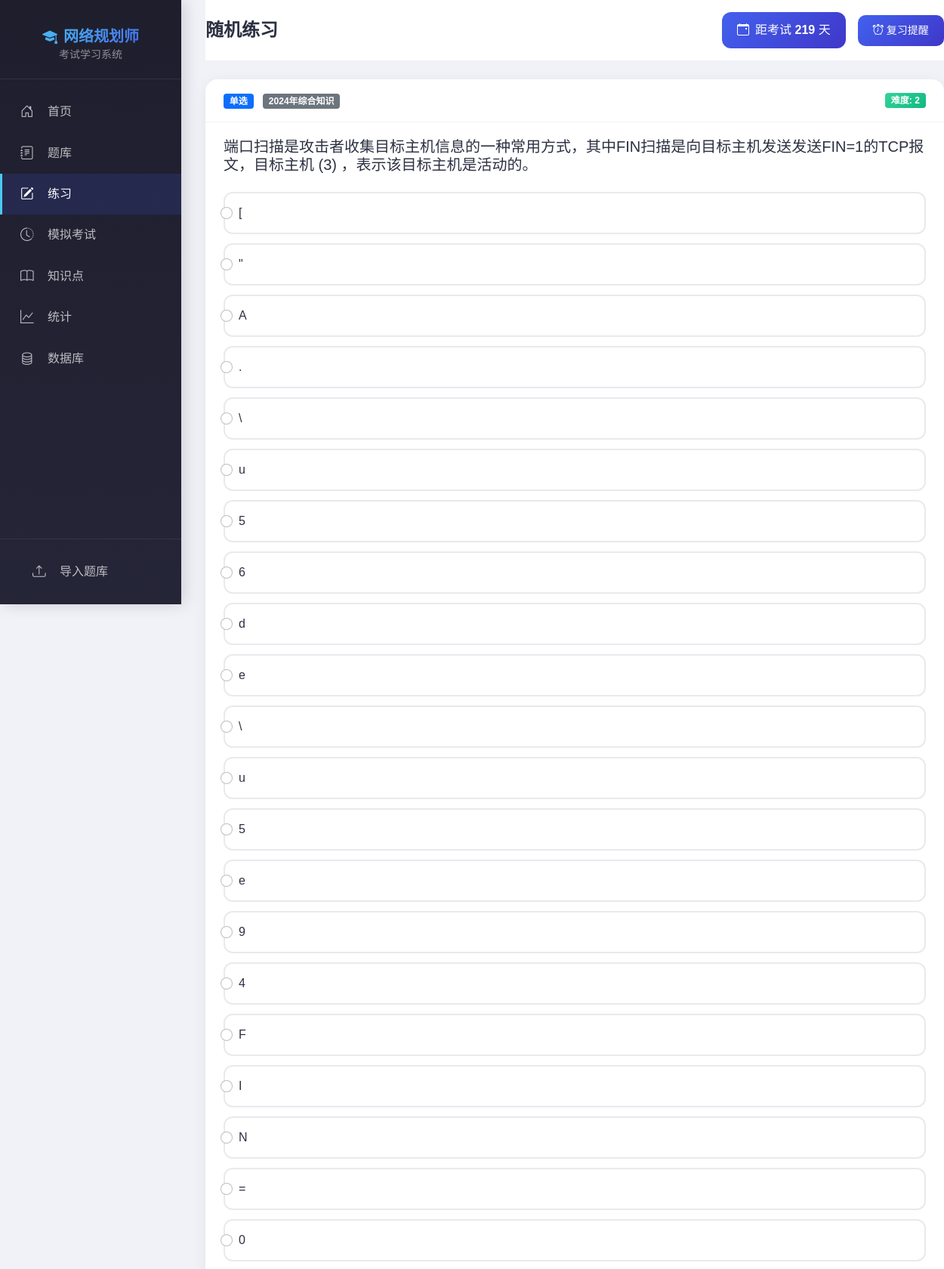
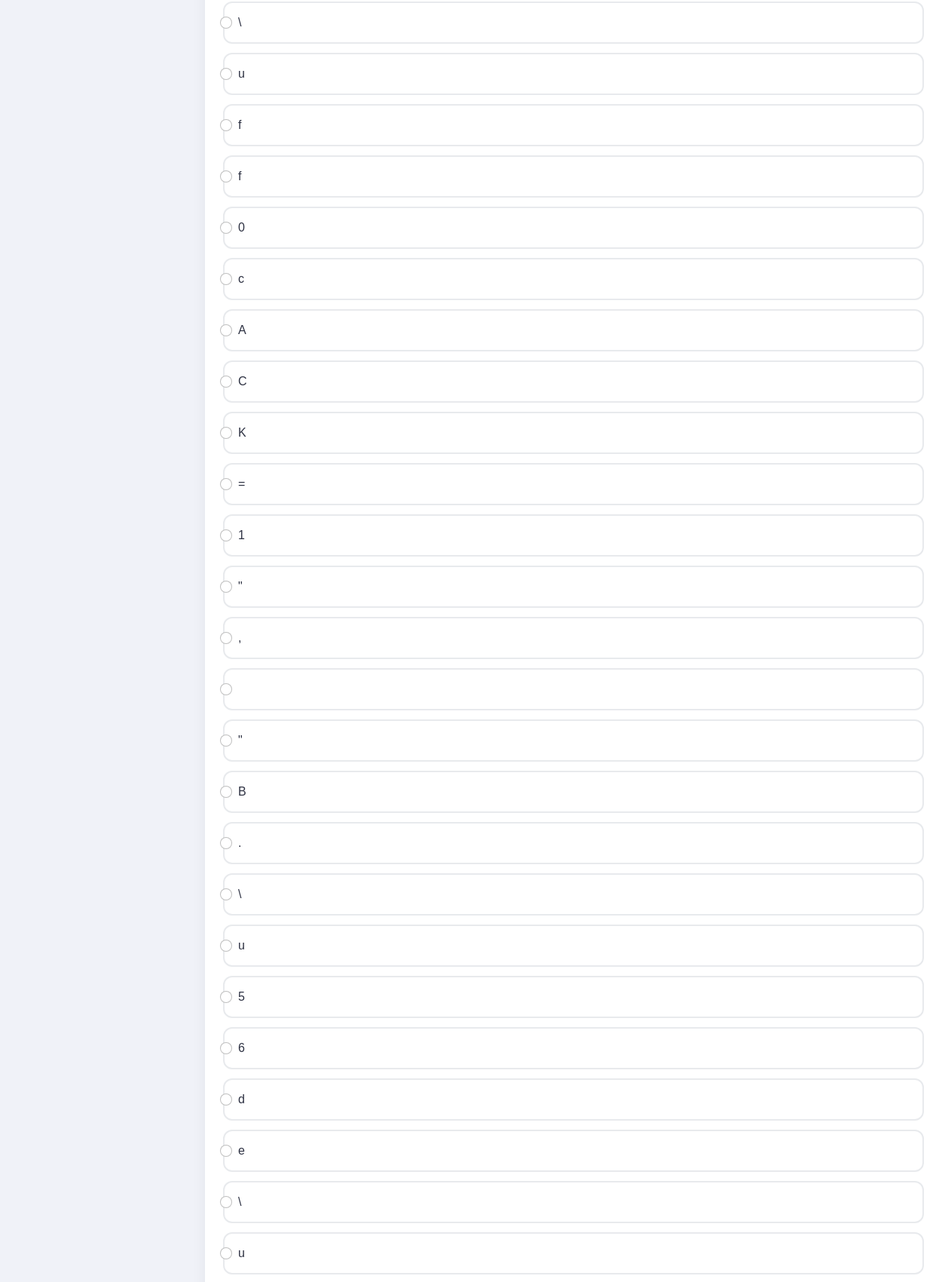
Page /practice/single (upper part) on the committed database (2 pictures, top to bottom).
### app.py (models this page shows, shortened)
class Question(db.Model):
    __tablename__ = 'question'
    id = db.Column(db.Integer, primary_key=True)
    question_type = db.Column(db.String(20), nullable=False, index=True)  # single/multi/judge/case/essay
    content = db.Column(db.Text, nullable=False)
    options = db.Column(db.Text)
    answer = db.Column(db.Text, nullable=False)
    explanation = db.Column(db.Text)
    difficulty = db.Column(db.Integer, default=1)
    category = db.Column(db.String(50), index=True)
    tags = db.Column(db.String(200))
    created_at = db.Column(db.DateTime, default=datetime.utcnow)
    updated_at = db.Column(db.DateTime, default=datetime.utcnow, onupdate=datetime.utcnow)
    ease_factor = db.Column(db.Float, default=2.5)
    interval = db.Column(db.Integer, default=0, index=True)
    repetitions = db.Column(db.Integer, default=0, index=True)
    next_review = db.Column(db.DateTime, default=datetime.utcnow, index=True)
    last_review = db.Column(db.DateTime)
    _options_cache = None

### app.py (the view)
@app.route('/practice/single')
def practice_single():
    qid = request.args.get('qid', type=int)
    if qid:
        question = Question.query.get_or_404(qid)
    else:
        question = Question.query.order_by(db.func.random()).first()
        if not question:
            flash('题库为空，请先导入题目', 'warning')
            return redirect(url_for('questions'))
    return render_template('practice_single.html', question=question)

### templates/practice_single.html (shortened to what this page needs)
{% extends "base.html" %}
{% block page_title %}随机练习{% endblock %}
{% block content %}
<div class="card">
    <div class="card-header d-flex justify-content-between align-items-center">
        <span>
            <span class="badge bg-{{ 'primary' if question.question_type == 'single' else 'info' if question.question_type == 'multi' else 'warning' }}">
                {{ '单选' if question.question_type == 'single' else '多选' if question.question_type == 'multi' else '判断' }}
            </span>
            <span class="badge bg-secondary ms-2">{{ question.category or '未分类' }}</span>
        </span>
        <span class="badge badge-difficulty-{{ question.difficulty }}">难度: {{ question.difficulty }}</span>
    </div>
    <div class="card-body">
        <h5 class="card-title">{{ question.content }}</h5>
        {% if question.options %}
        <form id="answerForm" method="post" action="{{ url_for('practice_submit') }}">
            <div class="options mt-4">
                {% for opt in question.options %}
                <div class="form-check question-option" onclick="selectOption('{{ loop.index0 }}')">
                    <input class="form-check-input" type="{{ 'radio' if question.question_type != 'multi' else 'checkbox' }}"
                           name="answer" value="{{ loop.index0 }}"
                           id="option{{ loop.index0 }}">
                    <label class="form-check-label" for="option{{ loop.index0 }}">
                        {{ opt }}
                    </label>
                </div>
                {% endfor %}
            </div>
        </form>
        {% endif %}
    </div>
</div>
{% endblock %}

### templates/base.html (style rules this page uses)
:root { --primary-color: #4361ee; --secondary-color: #3f37c9; --accent-color: #4cc9f0; --dark-bg: #1a1b2e; --sidebar-bg: #1e1e2d; --card-bg: #ffffff; --text-primary: #2d3142; --text-secondary: #9094a6; }
body { font-family: 'Noto Sans SC', 'PingFang SC', 'Microsoft YaHei', sans-serif; background: #f0f2f8; color: var(--text-primary); }
.card { border: none; border-radius: 16px; box-shadow: 0 4px 20px rgba(0,0,0,0.06); transition: transform 0.3s ease, box-shadow 0.3s ease; background: var(--card-bg); overflow: hidden; }
.card-header { background: transparent; border-bottom: 1px solid rgba(0,0,0,0.05); padding: 16px 24px; font-weight: 600; }
.card-body { padding: 20px 24px; }
.question-option { padding: 14px 18px; border: 2px solid #e8eaed; border-radius: 12px; margin-bottom: 12px; cursor: pointer; transition: all 0.2s ease; background: #fff; }
.badge-difficulty-2 { background: linear-gradient(135deg, #34d399, #10b981); }

### rows in the picture
Question: question_type "单选", category "2024年综合知识", difficulty "2", content "端口扫描是攻击者收集目标主机信息的一种常用方式，其中FIN扫描是向目标主机发送发送FIN=1的TCP报文，目标主机 (3) ，表示该目标主机是活动的。"

### other values in the picture
{{ opt }} "[" "\"" "A" "." "\\" "u" "5" "6" "d" "e" "\\" "u" "5" "e" "9" "4" "F" "I" "N" "=" "0" "\\" "u" "f" "f" "0" "c" "A" "C" "K" "=" "1" "\"" "," "\"" "B" "." "\\" "u" "5" "6" "d" "e" "\\" "u"
